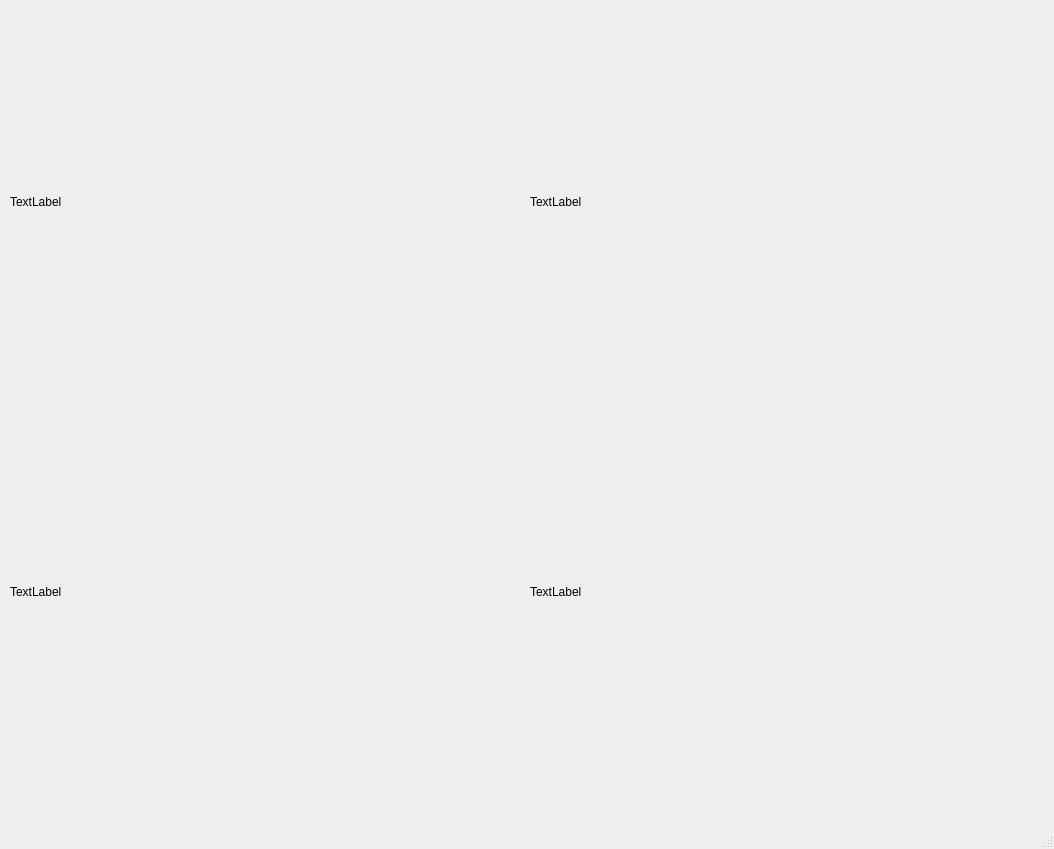
<?xml version="1.0" encoding="UTF-8"?>
<ui version="4.0">
 <class>MainWindow</class>
 <widget class="QMainWindow" name="MainWindow">
  <property name="geometry">
   <rect>
    <x>0</x>
    <y>0</y>
    <width>1054</width>
    <height>849</height>
   </rect>
  </property>
  <property name="windowTitle">
   <string>MainWindow</string>
  </property>
  <widget class="QWidget" name="centralwidget">
   <widget class="QLabel" name="img0">
    <property name="geometry">
     <rect>
      <x>10</x>
      <y>10</y>
      <width>512</width>
      <height>384</height>
     </rect>
    </property>
    <property name="text">
     <string>TextLabel</string>
    </property>
    <property name="scaledContents">
     <bool>true</bool>
    </property>
   </widget>
   <widget class="QLabel" name="img1">
    <property name="geometry">
     <rect>
      <x>530</x>
      <y>10</y>
      <width>512</width>
      <height>384</height>
     </rect>
    </property>
    <property name="text">
     <string>TextLabel</string>
    </property>
    <property name="scaledContents">
     <bool>true</bool>
    </property>
   </widget>
   <widget class="QLabel" name="img2">
    <property name="geometry">
     <rect>
      <x>10</x>
      <y>400</y>
      <width>512</width>
      <height>384</height>
     </rect>
    </property>
    <property name="text">
     <string>TextLabel</string>
    </property>
    <property name="scaledContents">
     <bool>true</bool>
    </property>
   </widget>
   <widget class="QLabel" name="img">
    <property name="geometry">
     <rect>
      <x>530</x>
      <y>400</y>
      <width>512</width>
      <height>384</height>
     </rect>
    </property>
    <property name="text">
     <string>TextLabel</string>
    </property>
    <property name="scaledContents">
     <bool>true</bool>
    </property>
   </widget>
  </widget>
  <widget class="QMenuBar" name="menubar">
   <property name="geometry">
    <rect>
     <x>0</x>
     <y>0</y>
     <width>1054</width>
     <height>37</height>
    </rect>
   </property>
  </widget>
  <widget class="QStatusBar" name="statusbar"/>
 </widget>
 <resources/>
 <connections/>
</ui>
